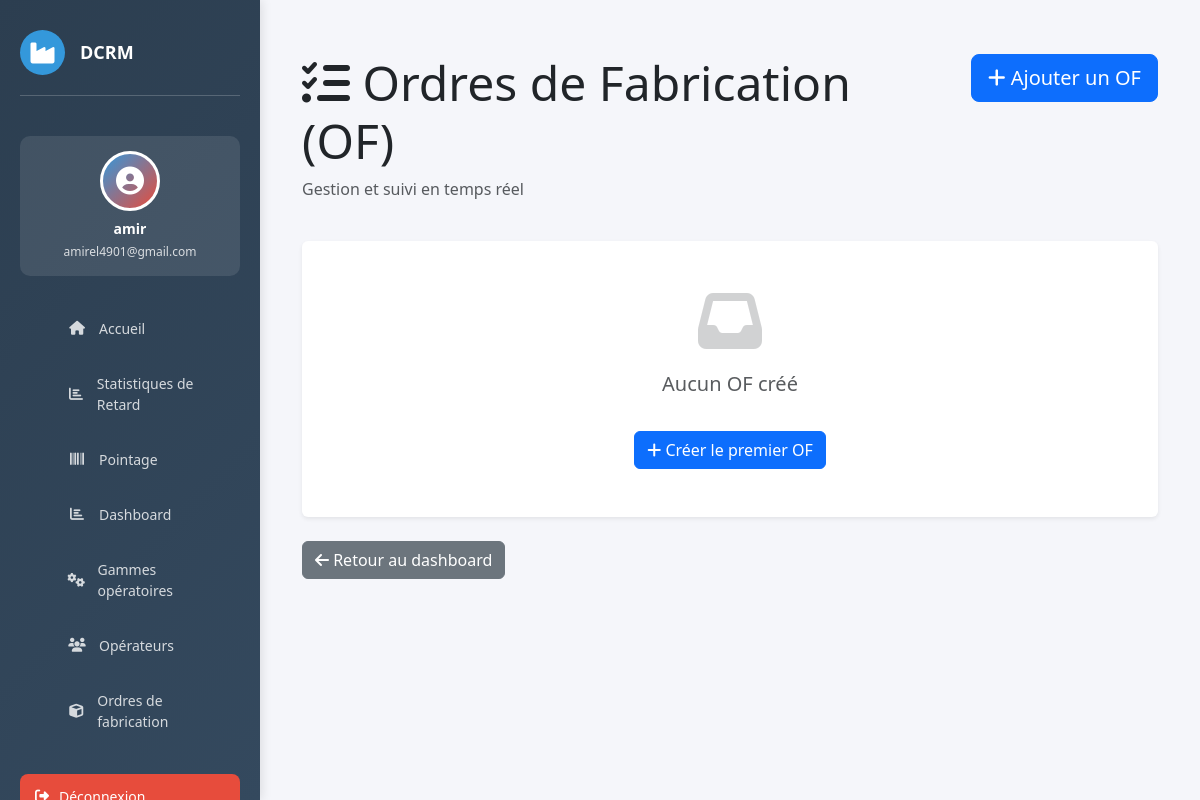
The app's page /of/ (signed in), older data.
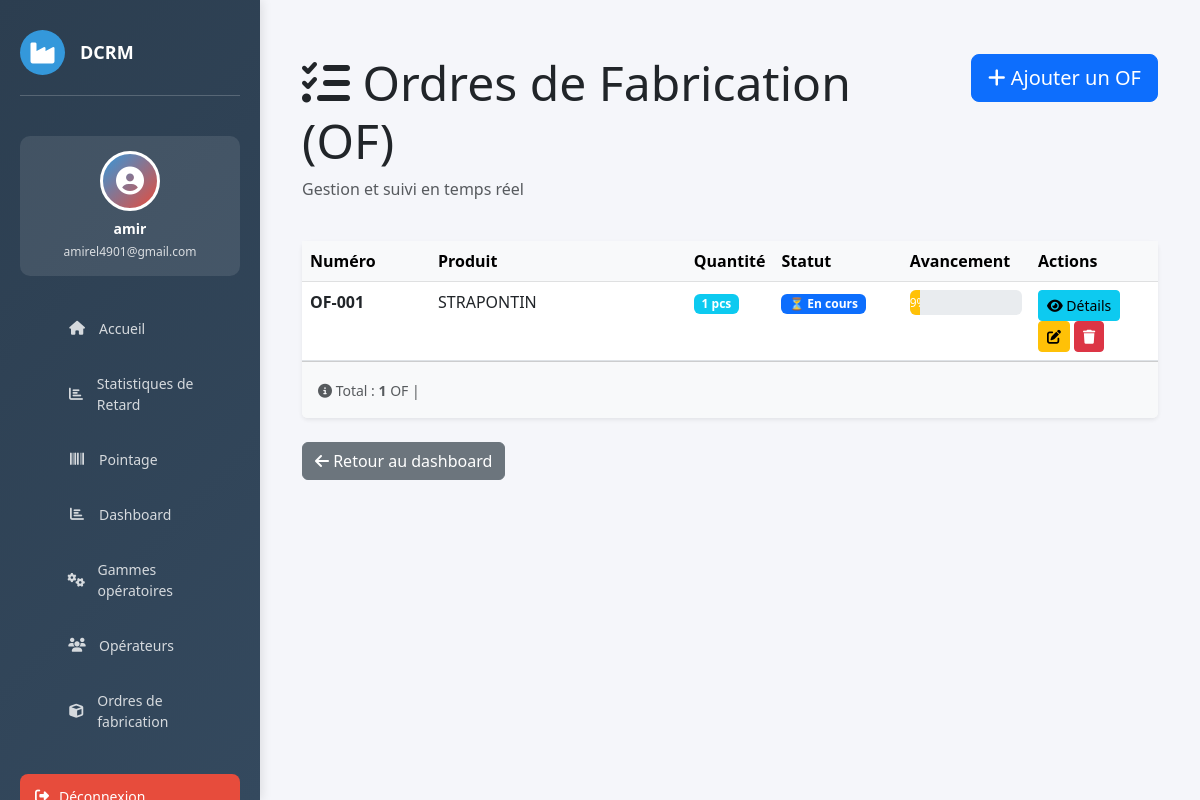
The same page, newer data.
### website/models.py (models this page shows, shortened)
class OrdreFabrication(models.Model):
    numero   = models.CharField(max_length=50, unique=True)
    produit  = models.CharField(max_length=200)
    quantite = models.PositiveIntegerField(default=1)
    @property
    def avancement(self):
        operations = self.operationof_set.all()
        total = operations.count()
        if total == 0:
            return 0
        terminees = 0
        for op in operations:
            if op.statut == 'termine':
                terminees += 1
        return round((terminees / total) * 100)

class OperationOF(models.Model):
    STATUT_CHOICES = [
        ('en_attente', 'En attente'),
        ('en_cours',   'En cours'),
        ('termine',    'Terminé'),
        ('bloque',     'Bloqué'),
    ]
    of              = models.ForeignKey(OrdreFabrication, on_delete=models.CASCADE)
    gamme_operation = models.ForeignKey(GammeOperation, on_delete=models.CASCADE)
    date_entree     = models.DateTimeField(null=True, blank=True, help_text="Date/heure d'ENTRÉE (saisie manuelle)")
    operateur       = models.ForeignKey(Operateur, null=True, blank=True, on_delete=models.SET_NULL)
    class Meta:
        ordering = ['gamme_operation__ordre']
        unique_together = ('of', 'gamme_operation')
    @property
    def date_sortie(self):
        if not self.date_entree:
            return None
        temps_minutes = float(self.gamme_operation.temps_alloue)
        return self.date_entree + timedelta(minutes=temps_minutes)
    @property
    def statut(self):
        from django.utils import timezone
        if not self.date_entree:
            return 'en_attente'
        maintenant = timezone.now()
        if self.date_sortie and maintenant >= self.date_sortie:
            return 'termine'
        return 'en_cours'

class GammeOperation(models.Model):
    nom           = models.CharField(max_length=200)
    temps_alloue  = models.DecimalField(max_digits=5, decimal_places=2, help_text="Durée standard en minutes")
    ordre         = models.PositiveSmallIntegerField(help_text="Position dans la gamme")
    class Meta:
        ordering = ['ordre']

### website/views.py (the view)
# urls.py: path('of/', views.of_list, name='of_list'),
@login_required(login_url='home')
def of_list(request):
    ofs = OrdreFabrication.objects.all()
    context = {'ofs': ofs}
    return render(request, 'of/of_list.html', context)

### website/templates/of/of_list.html (shortened to what the changed rows need)
{% extends 'base.html' %}
{% load static %}
{% block content %}
<div class="container-fluid mt-4">
    <div class="row mb-4">
        <div class="col-md-8">
            <h1 class="display-5">
                <i class="fas fa-tasks"></i> Ordres de Fabrication (OF)
            </h1>
        </div>
    </div>
    <div class="card border-0 shadow-sm">
        <div class="card-body p-0">
            {% if ofs %}
                <div class="table-responsive">
                    <table class="table table-hover mb-0">
                        <thead class="table-light">
                            <tr>
                                <th style="width: 15%">Numéro</th>
                                <th style="width: 30%">Produit</th>
                                <th style="width: 10%">Quantité</th>
                                <th style="width: 15%">Statut</th>
                                <th style="width: 15%">Avancement</th>
                                <th style="width: 15%">Actions</th>
                            </tr>
                        </thead>
                        <tbody>
                            {% for of in ofs %}
                            <tr>
                                <td>
                                    <strong>{{ of.numero }}</strong>
                                </td>
                                <td>
                                    {{ of.produit }}
                                </td>
                                <td>
                                    <span class="badge bg-info">{{ of.quantite }} pcs</span>
                                </td>
                                <td>
                                    {% if of.avancement == 0 %}
                                        <span class="badge bg-secondary">⏱️ En attente</span>
                                    {% elif of.avancement == 100 %}
                                        <span class="badge bg-success">✅ Terminé</span>
                                    {% else %}
                                        <span class="badge bg-primary">⏳ En cours</span>
                                    {% endif %}
                                </td>
                                <td>
                                    <div class="progress" style="height: 25px;">
                                        <div class="progress-bar {% if of.avancement >= 100 %}bg-success{% elif of.avancement >= 50 %}bg-info{% else %}bg-warning{% endif %}"
                                             role="progressbar"
                                             style="width: {{ of.avancement }}%"
                                             aria-valuenow="{{ of.avancement }}"
                                             aria-valuemin="0"
                                             aria-valuemax="100">
                                            {{ of.avancement }}%
                                        </div>
                                    </div>
                                </td>
                                <td>
                                    <a href="{% url 'of_detail' of.id %}"
                                       class="btn btn-sm btn-info"
                                       title="Voir le détail">
                                        <i class="fas fa-eye"></i> Détails
                                    </a>
                                    <a href="{% url 'modifier_of' of.id %}"
                                       class="btn btn-sm btn-warning"
                                       title="Modifier">
                                        <i class="fas fa-edit"></i>
                                    </a>
                                    <a href="{% url 'supprimer_of' of.id %}"
                                       class="btn btn-sm btn-danger"
                                       title="Supprimer"
                                       onclick="return confirm('Êtes-vous sûr ?');">
                                        <i class="fas fa-trash"></i>
                                    </a>
                                </td>
                            </tr>
                            {% endfor %}
                        </tbody>
                    </table>
                </div>
                <div class="card-footer bg-light p-3">
                    <small class="text-muted">
                        <i class="fas fa-info-circle"></i>
                        Total : <strong>{{ ofs.count }}</strong> OF |
                    </small>
                </div>
            {% else %}
                <div class="p-5 text-center">
                    <i class="fas fa-inbox" style="font-size: 4rem; opacity: 0.2;"></i>
                    <p class="mt-3 text-muted fs-5">Aucun OF créé</p>
                    <a href="{% url 'ajouter_of' %}" class="btn btn-primary mt-3">
                        <i class="fas fa-plus"></i> Créer le premier OF
                    </a>
                </div>
            {% endif %}
        </div>
    </div>
</div>
{% endblock %}

Row changes from the older to the newer data that the page shows:
added OrdreFabrication: numero "OF-001", produit "STRAPONTIN", quantite "1", shows "⏳ En cours", avancement "9"
Text that changed along with them:
{{ ofs.count }}: (not shown) → "1"
text no longer shown: "Aucun OF créé Créer le premier OF"
text now shown: "Numéro Produit Quantité Statut Avancement Actions Total : OF |"
